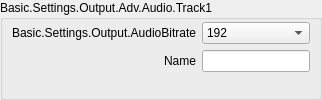
                            <widget class="QGroupBox" name="groupBox">
                             <property name="sizePolicy">
                              <sizepolicy hsizetype="Preferred" vsizetype="Preferred">
                               <horstretch>0</horstretch>
                               <verstretch>0</verstretch>
                              </sizepolicy>
                             </property>
                             <property name="title">
                              <string>Basic.Settings.Output.Adv.Audio.Track1</string>
                             </property>
                             <layout class="QFormLayout" name="formLayout_10">
                              <property name="fieldGrowthPolicy">
                               <enum>QFormLayout::AllNonFixedFieldsGrow</enum>
                              </property>
                              <property name="labelAlignment">
                               <set>Qt::AlignRight|Qt::AlignTrailing|Qt::AlignVCenter</set>
                              </property>
                              <property name="leftMargin">
                               <number>9</number>
                              </property>
                              <property name="topMargin">
                               <number>2</number>
                              </property>
                              <property name="rightMargin">
                               <number>9</number>
                              </property>
                              <property name="bottomMargin">
                               <number>9</number>
                              </property>
                              <item row="0" column="1">
                               <widget class="QComboBox" name="advOutTrack1Bitrate">
                                <property name="sizePolicy">
                                 <sizepolicy hsizetype="Preferred" vsizetype="Preferred">
                                  <horstretch>0</horstretch>
                                  <verstretch>0</verstretch>
                                 </sizepolicy>
                                </property>
                                <property name="currentIndex">
                                 <number>8</number>
                                </property>
                                <item>
                                 <property name="text">
                                  <string>32</string>
                                 </property>
                                </item>
                                <item>
                                 <property name="text">
                                  <string>48</string>
                                 </property>
                                </item>
                                <item>
                                 <property name="text">
                                  <string>64</string>
                                 </property>
                                </item>
                                <item>
                                 <property name="text">
                                  <string>80</string>
                                 </property>
                                </item>
                                <item>
                                 <property name="text">
                                  <string>96</string>
                                 </property>
                                </item>
                                <item>
                                 <property name="text">
                                  <string>112</string>
                                 </property>
                                </item>
                                <item>
                                 <property name="text">
                                  <string>128</string>
                                 </property>
                                </item>
                                <item>
                                 <property name="text">
                                  <string>160</string>
                                 </property>
                                </item>
                                <item>
                                 <property name="text">
                                  <string>192</string>
                                 </property>
                                </item>
                                <item>
                                 <property name="text">
                                  <string>256</string>
                                 </property>
                                </item>
                                <item>
                                 <property name="text">
                                  <string>320</string>
                                 </property>
                                </item>
                               </widget>
                              </item>
                              <item row="1" column="0">
                               <widget class="QLabel" name="label_55">
                                <property name="text">
                                 <string>Name</string>
                                </property>
                                <property name="buddy">
                                 <cstring>advOutTrack1Name</cstring>
                                </property>
                               </widget>
                              </item>
                              <item row="1" column="1">
                               <widget class="QLineEdit" name="advOutTrack1Name">
                                <property name="sizePolicy">
                                 <sizepolicy hsizetype="Expanding" vsizetype="Preferred">
                                  <horstretch>0</horstretch>
                                  <verstretch>0</verstretch>
                                 </sizepolicy>
                                </property>
                               </widget>
                              </item>
                              <item row="0" column="0">
                               <widget class="QLabel" name="label_25">
                                <property name="minimumSize">
                                 <size>
                                  <width>170</width>
                                  <height>0</height>
                                 </size>
                                </property>
                                <property name="text">
                                 <string>Basic.Settings.Output.AudioBitrate</string>
                                </property>
                                <property name="alignment">
                                 <set>Qt::AlignRight|Qt::AlignTrailing|Qt::AlignVCenter</set>
                                </property>
                                <property name="buddy">
                                 <cstring>advOutTrack1Bitrate</cstring>
                                </property>
                               </widget>
                              </item>
                             </layout>
                            </widget>
